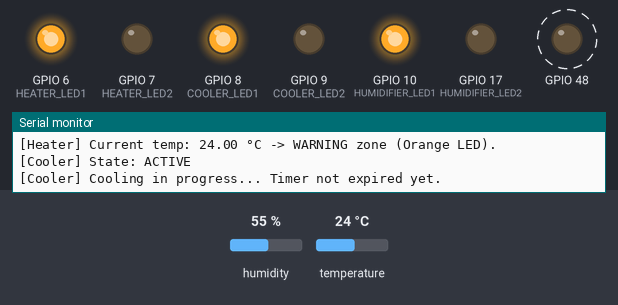
Simulated run of this program. Board: ESP32-S3. Shown: output pins drawn as LEDs (lit = HIGH), the last lines printed to the serial monitor. Dashed ring = blinking. The test bench sets the inputs (shaded band); at power-on: temperature 24 °C, humidity 55 %.

Above: at 1.2 s.
1.3 s: temperature set to 29.5 °C
6.3 s: temperature set to 30.7 °C
At 11.0 s:
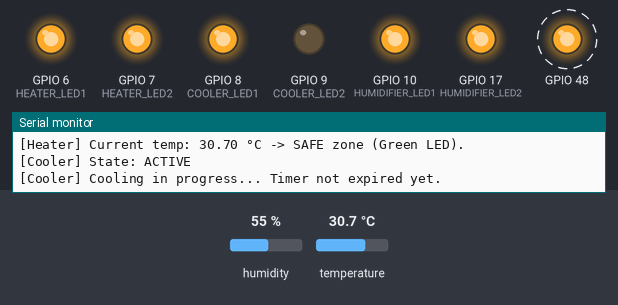
11.3 s: temperature set to 0 °C
At 15.8 s:
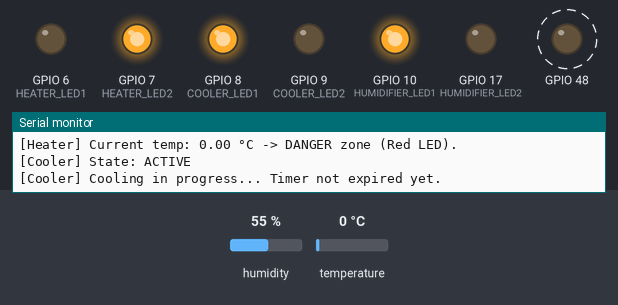
15.9 s: temperature set to 0.8 °C
20.9 s: temperature set to 1.1 °C
At 27.7 s:
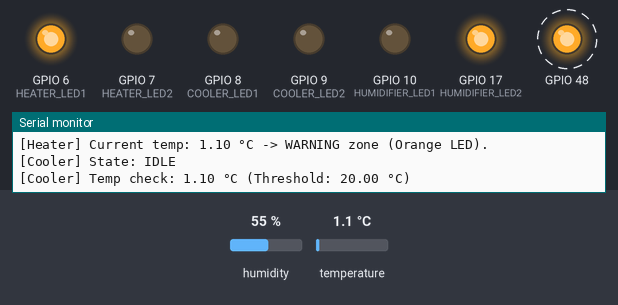
30.4 s: temperature set to 19.7 °C
33.9 s: temperature set to 20.7 °C
At 38.1 s:
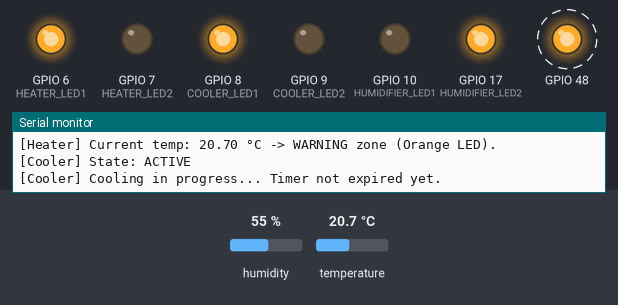
Timing chart, 0 to 39.9 s (numbered marks = the images above; inputs shaded):
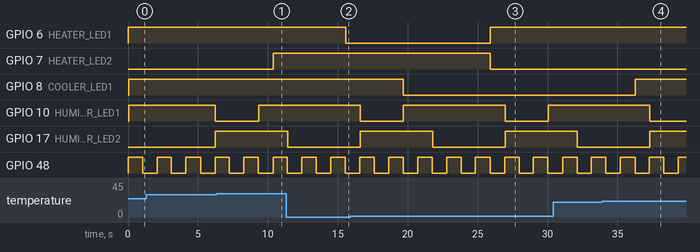

Measured:
- the behaviour switches between 29.9 and 30 °C on temperature (found by bisection; images 0 and 1)
- the behaviour switches between 0.9 and 1 °C on temperature (found by bisection; images 2 and 3)
- the behaviour switches between 20 and 20.1 °C on temperature (found by bisection; images 3 and 4)
- after the input at 6.3 s, GPIO 7 (HEATER_LED2): LOW → HIGH after 4.1 s
- after the input at 11.3 s, GPIO 6 (HEATER_LED1): HIGH → LOW after 4.3 s
- after the input at 20.9 s, GPIO 6 (HEATER_LED1): LOW → HIGH after 5.0 s; GPIO 7 (HEATER_LED2): HIGH → LOW after 5.0 s
- after the input at 33.9 s, GPIO 8 (COOLER_LED1): LOW → HIGH after 2.4 s
- by itself, GPIO 48: alternates HIGH for 1.0 s and LOW for 1.0 s

The program:

main.cpp
```cpp
#include <Arduino.h>
#include "scheduler.h"

#include "blinky_task.h"
#include "sensor_task.h"
#include "heater_task.h"
#include "cooler_task.h"
#include "humidifier_task.h"
#include "software_timer.h"

void TIMER_ISR(void *pvParameters)
{
  while (1)
  {
    SCH_Update();
    vTaskDelay(10);
  }
}


void setup() {
    Serial.begin(115200);

    // Hardware init
    Wire.begin(GPIO_NUM_11, GPIO_NUM_12);
    dht20.begin();

    // LED subsystems
    setup_cooler_leds();
    setup_heater_leds();
    setup_humidifier_leds();

    xTaskCreate(TIMER_ISR, "TIMER_ISR", 2048, NULL, 2, NULL);


    SCH_Init();

    // Now safe to print
    Serial.println("Serial is finally ready.");

    SCH_Add_Task(Timer_Run, 0, 1);
    SCH_Add_Task(sensor_task, 0, 500);
    SCH_Add_Task(blinky_task, 0, 100);
    SCH_Add_Task(heater_task, 0, 100);
    SCH_Add_Task(cooler_task, 0, 100);
    SCH_Add_Task(humidifier_task, 0, 100);
}


void loop()
{
    SCH_Dispatch_Tasks();
}
```

blinky_task.h
```cpp
#ifndef BLINKY_TASK_H
#define BLINKY_TASK_H

void blinky_task(void);

#endif
```

cooler_task.h
```cpp
#ifndef COOLER_TASK_H
#define COOLER_TASK_H

void setup_cooler_leds(void);
void cooler_task(void);

#endif
```

heater_task.h
```cpp
#ifndef HEATER_TASK_H
#define HEATER_TASK_H

void setup_heater_leds(void);
void heater_task(void);

#endif
```

humidifier_task.h
```cpp
#ifndef HUMIDIFIER_TASK_H
#define HUMIDIFIER_TASK_H

void setup_humidifier_leds(void);
void humidifier_task(void);

#endif
```

scheduler.h
```cpp
#ifndef APP_SCHEDULER_H_
#define APP_SCHEDULER_H_

#include "stdint.h"


#define SCH_MAX_TASKS 			40
#define	NO_TASK_ID				0

#ifdef __cplusplus
extern "C" {
#endif

    void SCH_Init(void);
    void SCH_Update(void);
    uint32_t SCH_Add_Task(void (*p_function)(), uint32_t DELAY, uint32_t PERIOD);
    void SCH_Dispatch_Tasks(void);
    uint8_t SCH_Delete_Task(uint32_t TASK_ID);

#ifdef __cplusplus
}
#endif
#endif /* APP_SCHEDULER_H_ */
```

sensor_task.h
```cpp
#ifndef SENSOR_TASK_H
#define SENSOR_TASK_H
#include <DHT20.h>

extern DHT20 dht20;
extern float temperature;
extern float humidity;

void sensor_task(void);

#endif
```

blinky_task.cpp
```cpp
#include <Arduino.h>

#define LED_ON 0
#define LED_OFF 1
#define INIT 2

static int state = INIT;

void blinky_task(void) {
    switch (state) {
        case INIT:
            pinMode(GPIO_NUM_48, OUTPUT);
            state = LED_ON;
            digitalWrite(GPIO_NUM_48, 1);
            break;

        case LED_ON:
            state = LED_OFF;
            digitalWrite(GPIO_NUM_48, 0);
            break;

        case LED_OFF:
            state = LED_ON;
            digitalWrite(GPIO_NUM_48, 1);
            break;
    }
}
```

cooler_task.cpp
```cpp
#include "cooler_task.h"
#include "defines.h"
#include "sensor_task.h"
#include "software_timer.h"
#include <Arduino.h>

typedef enum {
    COOLER_IDLE,
    COOLER_ACTIVE
} CoolerState;

static CoolerState cooler_state = COOLER_IDLE;

void setup_cooler_leds() {
    pinMode(COOLER_LED1, OUTPUT);
    pinMode(COOLER_LED2, OUTPUT);
    digitalWrite(COOLER_LED1, LOW);
    digitalWrite(COOLER_LED2, LOW);
    Serial.println("[Cooler] LEDs initialized (both OFF).");
}

void cooler_task() {
    Serial.print("[Cooler] State: ");
    Serial.println(cooler_state == COOLER_IDLE ? "IDLE" : "ACTIVE");

    switch(cooler_state) {
        case COOLER_IDLE:
            Serial.print("[Cooler] Temp check: ");
            Serial.print(temperature);
            Serial.print(" °C (Threshold: ");
            Serial.print(COOLER_THRESHOLD);
            Serial.println(" °C)");

            if (temperature > COOLER_THRESHOLD) {
                digitalWrite(COOLER_LED1, HIGH);
                digitalWrite(COOLER_LED2, LOW);
                Timer_Set(0, 500); // 5s -> 500 ticks of 10ms
                cooler_state = COOLER_ACTIVE;
                Serial.println("[Cooler] COOLING started. LEDs ON. Timer set for 5s.");
            }else{
                digitalWrite(COOLER_LED1, LOW);
                digitalWrite(COOLER_LED2, LOW);
            }
            break;

        case COOLER_ACTIVE:
            if (Timer_IsExpired(0)) {
                cooler_state = COOLER_IDLE;
                Serial.println("[Cooler] Cooling complete. LEDs OFF. Returning to IDLE.");
            } else {
                Serial.println("[Cooler] Cooling in progress... Timer not expired yet.");
            }
            break;
    }
}
```

defines.h
```cpp
#ifndef DEFINES_H
#define DEFINES_H


// Pin Mappings
#define COOLER_LED1 8
#define COOLER_LED2 9

#define HEATER_LED1 6
#define HEATER_LED2 7

#define HUMIDIFIER_LED1 10
#define HUMIDIFIER_LED2 17


// Thresholds
#define COOLER_THRESHOLD 20.0 // Celsius, above this start cooling
#define HEATER_WARNING_THRESHOLD 30.0 // Celsius, below this start heater warning
#define HEATER_DANGER_THRESHOLD 1.0 // Celsius, below this heater danger
#define HUMIDIFIER_THRESHOLD 100.0 // % humidity, below this start humidifier

// Timer Definitions
#define TIMER_HUMIDIFIER_GREEN 0
#define TIMER_HUMIDIFIER_YELLOW 1
#define TIMER_HUMIDIFIER_RED 2

#endif
```

heater_task.cpp
```cpp
#include "heater_task.h"
#include "defines.h"
#include "sensor_task.h"
#include <Arduino.h>

void setup_heater_leds()
{
    pinMode(HEATER_LED1, OUTPUT);
    pinMode(HEATER_LED2, OUTPUT);
    digitalWrite(HEATER_LED1, LOW);
    digitalWrite(HEATER_LED2, LOW);
    Serial.println("[Heater] LEDs initialized (both OFF).");
}

void heater_task()
{
    Serial.print("[Heater] Current temp: ");
    Serial.print(temperature);
    Serial.print(" °C -> ");

    if (temperature >= HEATER_WARNING_THRESHOLD)
    {
        // Safe (Green): Both LEDs ON
        digitalWrite(HEATER_LED1, HIGH); // Green
        digitalWrite(HEATER_LED2, HIGH);
        Serial.println("SAFE zone (Green LED).");
    }
    else if (temperature >= HEATER_DANGER_THRESHOLD)
    {
        // Warning (Orange): One LED ON, one OFF
        digitalWrite(HEATER_LED1, HIGH);
        digitalWrite(HEATER_LED2, LOW);
        Serial.println("WARNING zone (Orange LED).");
    }
    else
    {
        // Danger (Red): Both LEDs OFF
        digitalWrite(HEATER_LED1, LOW); // Red
        digitalWrite(HEATER_LED2, HIGH);
        Serial.println("DANGER zone (Red LED).");
    }
}
```

humidifier_task.cpp
```cpp
#include "humidifier_task.h"
#include "defines.h"
#include "sensor_task.h"
#include "software_timer.h"
#include <Arduino.h>

#define INIT 0
#define READY 1
#define GREEN 2
#define YELLOW 3
#define RED 4

// Timing constants
static const int S = 1;
static const int green = 500;
static const int yellow = 300;
static const int red = 200;

static int q = READY;

void setup_humidifier_leds()
{
    pinMode(HUMIDIFIER_LED1, OUTPUT);
    pinMode(HUMIDIFIER_LED2, OUTPUT);
    digitalWrite(HUMIDIFIER_LED1, LOW);
    digitalWrite(HUMIDIFIER_LED2, LOW);
    Serial.println("[Humidifier] LEDs initialized (both OFF).");
}

void humidifier_task()
{
    switch (q)
    {
    case INIT:
        q = READY;
        digitalWrite(HUMIDIFIER_LED1, LOW);
        digitalWrite(HUMIDIFIER_LED2, LOW);
        break;

    case READY:
        if (humidity < HUMIDIFIER_THRESHOLD)
        {
            q = GREEN;
            Timer_Set(S, green);
            digitalWrite(HUMIDIFIER_LED1, HIGH);
            digitalWrite(HUMIDIFIER_LED2, LOW);
        }
        break;

    case GREEN:
        if (!Timer_IsExpired(S))
            return;

        q = YELLOW;
        Timer_Set(S, yellow);
        digitalWrite(HUMIDIFIER_LED1, LOW);
        digitalWrite(HUMIDIFIER_LED2, HIGH);
        break;

    case YELLOW:
        if (!Timer_IsExpired(S))
            return;

        q = RED;
        Timer_Set(S, red);
        digitalWrite(HUMIDIFIER_LED1, HIGH);
        digitalWrite(HUMIDIFIER_LED2, HIGH);
        break;

    case RED:
        if (Timer_IsExpired(S))
        {
            if (humidity < HUMIDIFIER_THRESHOLD)
            {
                q = GREEN;
                Timer_Set(S, green);
                digitalWrite(HUMIDIFIER_LED1, HIGH);
                digitalWrite(HUMIDIFIER_LED2, LOW);
            }else{
                q = INIT;
            }
        }
        break;
    }
}
```

scheduler.cpp
```cpp
#include "Arduino.h"
#include "scheduler.h"

#ifdef __cplusplus
extern "C" {
#endif
#include "software_timer.h"

#define INTERRUPT_CYCLE			10 // 10 milliseconds
#define PRESCALER				64
#define COUNTER_START 			65536 - INTERRUPT_CYCLE * 1000 * 16 / 64	// 16M is Core Clock

typedef struct {
	void ( * pTask)(void);
	uint32_t Delay;
	uint32_t Period;
	uint8_t RunMe;
	uint32_t TaskID;
} sTask;

// The array of tasks
static sTask SCH_tasks_G[SCH_MAX_TASKS];
static uint8_t array_Of_Task_ID[SCH_MAX_TASKS];
static uint32_t newTaskID = 0;
static uint32_t rearQueue = 0;
static uint32_t count_SCH_Update = 0;


static uint32_t Get_New_Task_ID(void);
static void TIMER_Init();

//Hardware timer handler
hw_timer_t *Timer0_Cfg = NULL;


void SCH_Init(void){
	//TIMER_Init();

}

void SCH_Update(void){
	// Timer_Run();
	// Check if there is a task at this location
	count_SCH_Update ++;
	if (SCH_tasks_G[0].pTask && SCH_tasks_G[0].RunMe == 0) {
		if(SCH_tasks_G[0].Delay > 0){
			SCH_tasks_G[0].Delay = SCH_tasks_G[0].Delay - 1;
		}
		if (SCH_tasks_G[0].Delay == 0) {
			SCH_tasks_G[0].RunMe = 1;
		}
	}
}
uint32_t SCH_Add_Task(void (* pFunction)(), uint32_t DELAY, uint32_t PERIOD){
	uint8_t newTaskIndex = 0;
	uint32_t sumDelay = 0;
	uint32_t newDelay = 0;

	for(newTaskIndex = 0; newTaskIndex < SCH_MAX_TASKS; newTaskIndex ++){
		sumDelay = sumDelay + SCH_tasks_G[newTaskIndex].Delay;
		if(sumDelay > DELAY){
			newDelay = DELAY - (sumDelay - SCH_tasks_G[newTaskIndex].Delay);
			SCH_tasks_G[newTaskIndex].Delay = sumDelay - DELAY;
			for(uint8_t i = SCH_MAX_TASKS - 1; i > newTaskIndex; i --){
//				if(SCH_tasks_G[i - 1].pTask != 0)
				{
					SCH_tasks_G[i].pTask = SCH_tasks_G[i - 1].pTask;
					SCH_tasks_G[i].Period = SCH_tasks_G[i - 1].Period;
					SCH_tasks_G[i].Delay = SCH_tasks_G[i - 1].Delay;
//					SCH_tasks_G[i].RunMe = SCH_tasks_G[i - 1].RunMe;
					SCH_tasks_G[i].TaskID = SCH_tasks_G[i - 1].TaskID;
				}
			}
			SCH_tasks_G[newTaskIndex].pTask = pFunction;
			SCH_tasks_G[newTaskIndex].Delay = newDelay;
			SCH_tasks_G[newTaskIndex].Period = PERIOD;
			if(SCH_tasks_G[newTaskIndex].Delay == 0){
				SCH_tasks_G[newTaskIndex].RunMe = 1;
			} else {
				SCH_tasks_G[newTaskIndex].RunMe = 0;
			}
			SCH_tasks_G[newTaskIndex].TaskID = Get_New_Task_ID();
			return SCH_tasks_G[newTaskIndex].TaskID;
		} else {
			if(SCH_tasks_G[newTaskIndex].pTask == 0x0000){
				SCH_tasks_G[newTaskIndex].pTask = pFunction;
				SCH_tasks_G[newTaskIndex].Delay = DELAY - sumDelay;
				SCH_tasks_G[newTaskIndex].Period = PERIOD;
				if(SCH_tasks_G[newTaskIndex].Delay == 0){
					SCH_tasks_G[newTaskIndex].RunMe = 1;
				} else {
					SCH_tasks_G[newTaskIndex].RunMe = 0;
				}
				SCH_tasks_G[newTaskIndex].TaskID = Get_New_Task_ID();
				return SCH_tasks_G[newTaskIndex].TaskID;
			}
		}
	}
	return SCH_tasks_G[newTaskIndex].TaskID;
}


uint8_t SCH_Delete_Task(uint32_t taskID){
	uint8_t Return_code  = 0;
	uint8_t taskIndex;
	uint8_t j;
	if(taskID != NO_TASK_ID){
		for(taskIndex = 0; taskIndex < SCH_MAX_TASKS; taskIndex ++){
			if(SCH_tasks_G[taskIndex].TaskID == taskID){
				Return_code = 1;
				if(taskIndex != 0 && taskIndex < SCH_MAX_TASKS - 1){
					if(SCH_tasks_G[taskIndex+1].pTask != 0x0000){
						SCH_tasks_G[taskIndex+1].Delay += SCH_tasks_G[taskIndex].Delay;
					}
				}

				for( j = taskIndex; j < SCH_MAX_TASKS - 1; j ++){
					SCH_tasks_G[j].pTask = SCH_tasks_G[j+1].pTask;
					SCH_tasks_G[j].Period = SCH_tasks_G[j+1].Period;
					SCH_tasks_G[j].Delay = SCH_tasks_G[j+1].Delay;
					SCH_tasks_G[j].RunMe = SCH_tasks_G[j+1].RunMe;
					SCH_tasks_G[j].TaskID = SCH_tasks_G[j+1].TaskID;
				}
				SCH_tasks_G[j].pTask = 0;
				SCH_tasks_G[j].Period = 0;
				SCH_tasks_G[j].Delay = 0;
				SCH_tasks_G[j].RunMe = 0;
				SCH_tasks_G[j].TaskID = 0;
				return Return_code;
			}
		}
	}
	return Return_code; // return status
}

void SCH_Dispatch_Tasks(void){
	if(SCH_tasks_G[0].RunMe > 0) {
		(*SCH_tasks_G[0].pTask)(); // Run the task
		SCH_tasks_G[0].RunMe = 0; // Reset / reduce RunMe flag
		sTask temtask = SCH_tasks_G[0];
		SCH_Delete_Task(temtask.TaskID);
		if (temtask.Period != 0) {
			SCH_Add_Task(temtask.pTask, temtask.Period, temtask.Period);
		}
	}
}

static uint32_t Get_New_Task_ID(void){
	newTaskID++;
	if(newTaskID == NO_TASK_ID){
		newTaskID++;
	}
	return newTaskID;
}

void IRAM_ATTR Timer0_ISR()
{
    SCH_Update();
}

void static TIMER_Init(){

}


#ifdef __cplusplus
}
#endif
```

sensor_task.cpp
```cpp
#include "sensor_task.h"
#include <Arduino.h>
#include "defines.h"
#include <DHT20.h>

DHT20 dht20;


float temperature = 0.0;
float humidity = 0.0;

void sensor_task() {
    dht20.read();

    temperature = dht20.getTemperature();
    humidity = dht20.getHumidity();

    Serial.print("Temp: "); Serial.print(temperature);
    Serial.print(" °C | Humidity: ");
    Serial.print(humidity);
    Serial.println(" %");
}
```

software_timer.cpp
```cpp
#include "software_timer.h"
#include <Arduino.h>

#define MAX_TIMERS 10

static int timer_counter[MAX_TIMERS];
static int timer_flag[MAX_TIMERS];

void Timer_Set(int index, int value) {
    if (index < MAX_TIMERS) {
        timer_counter[index] = value;
        timer_flag[index] = 0;
    }
}

int Timer_IsExpired(int index) {
    if (index < MAX_TIMERS && timer_flag[index]) {
        timer_flag[index] = 0;
        return 1;
    }
    return 0;
}

void Timer_Run(void) {
    for (int i = 0; i < MAX_TIMERS; i++) {
        if (timer_counter[i] > 0) {
            timer_counter[i]--;
            if (timer_counter[i] == 0) {
                timer_flag[i] = 1;
            }
        }
    }
}
```

software_timer.h
```cpp
#ifndef SOFTWARE_TIMER_H
#define SOFTWARE_TIMER_H

// #ifdef __cplusplus
// extern "C" {
// #endif

void Timer_Set(int index, int value);
int Timer_IsExpired(int index);
void Timer_Run(void);

// #ifdef __cplusplus
// }
// #endif

#endif
```
